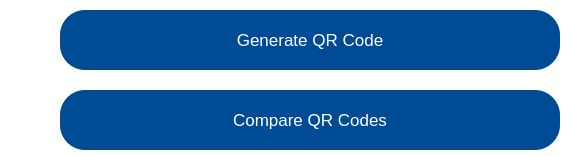
                            <widget class="QWidget" name="widget_26" native="true">
                             <property name="minimumSize">
                              <size>
                               <width>0</width>
                               <height>156</height>
                              </size>
                             </property>
                             <property name="maximumSize">
                              <size>
                               <width>16777215</width>
                               <height>156</height>
                              </size>
                             </property>
                             <property name="styleSheet">
                              <string notr="true">border:none;
background:transparent;</string>
                             </property>
                             <widget class="QWidget" name="layoutWidget_6">
                              <property name="geometry">
                               <rect>
                                <x>60</x>
                                <y>10</y>
                                <width>502</width>
                                <height>140</height>
                               </rect>
                              </property>
                              <layout class="QVBoxLayout" name="verticalLayout_21">
                               <item>
                                <widget class="QPushButton" name="generate_qr_code_button">
                                 <property name="enabled">
                                  <bool>true</bool>
                                 </property>
                                 <property name="sizePolicy">
                                  <sizepolicy hsizetype="Preferred" vsizetype="Preferred">
                                   <horstretch>0</horstretch>
                                   <verstretch>0</verstretch>
                                  </sizepolicy>
                                 </property>
                                 <property name="minimumSize">
                                  <size>
                                   <width>500</width>
                                   <height>60</height>
                                  </size>
                                 </property>
                                 <property name="maximumSize">
                                  <size>
                                   <width>500</width>
                                   <height>60</height>
                                  </size>
                                 </property>
                                 <property name="font">
                                  <font>
                                   <pointsize>13</pointsize>
                                  </font>
                                 </property>
                                 <property name="cursor">
                                  <cursorShape>PointingHandCursor</cursorShape>
                                 </property>
                                 <property name="styleSheet">
                                  <string notr="true">QPushButton{border: 0px solid gray; 
border-radius: 25px;
background-color: #004B95;
color:white;

}
QPushButton:hover {
    color: white;
	background-color: #005ce6;
}
QPushButton:pressed {
    background-color: #003d99; /* Slightly darker blue for the pressed state */
    color: white; /* Keep the text color visible */
}
</string>
                                 </property>
                                 <property name="text">
                                  <string>Generate QR Code</string>
                                 </property>
                                 <property name="shortcut">
                                  <string>Return</string>
                                 </property>
                                </widget>
                               </item>
                               <item>
                                <spacer name="verticalSpacer_66">
                                 <property name="orientation">
                                  <enum>Qt::Vertical</enum>
                                 </property>
                                 <property name="sizeHint" stdset="0">
                                  <size>
                                   <width>20</width>
                                   <height>40</height>
                                  </size>
                                 </property>
                                </spacer>
                               </item>
                               <item>
                                <widget class="QPushButton" name="compare_qr_codes_button">
                                 <property name="enabled">
                                  <bool>true</bool>
                                 </property>
                                 <property name="sizePolicy">
                                  <sizepolicy hsizetype="Preferred" vsizetype="Preferred">
                                   <horstretch>0</horstretch>
                                   <verstretch>0</verstretch>
                                  </sizepolicy>
                                 </property>
                                 <property name="minimumSize">
                                  <size>
                                   <width>500</width>
                                   <height>60</height>
                                  </size>
                                 </property>
                                 <property name="maximumSize">
                                  <size>
                                   <width>500</width>
                                   <height>60</height>
                                  </size>
                                 </property>
                                 <property name="font">
                                  <font>
                                   <pointsize>13</pointsize>
                                  </font>
                                 </property>
                                 <property name="cursor">
                                  <cursorShape>PointingHandCursor</cursorShape>
                                 </property>
                                 <property name="layoutDirection">
                                  <enum>Qt::LeftToRight</enum>
                                 </property>
                                 <property name="styleSheet">
                                  <string notr="true">QPushButton{border: 0px solid gray; 
border-radius: 25px;
background-color: #004B95;
color:white;

}
QPushButton:hover {
    color: white;
	background-color: #005ce6;
}
QPushButton:pressed {
    background-color: #003d99; /* Slightly darker blue for the pressed state */
    color: white; /* Keep the text color visible */
}
</string>
                                 </property>
                                 <property name="text">
                                  <string>Compare QR Codes</string>
                                 </property>
                                </widget>
                               </item>
                              </layout>
                             </widget>
                            </widget>
